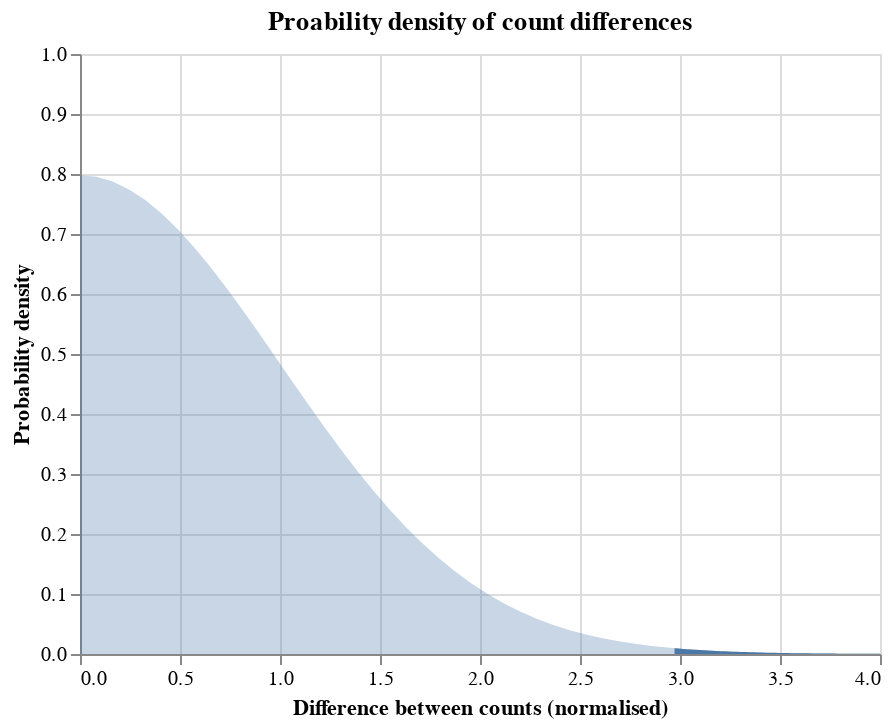

The notebook cell this image was saved under:
### Code cell
result.plot_refdist()

### Figure 1 — Vega-Lite specification as saved in the notebook (floating-point values rounded to 4 significant figures)
{"config": {"view": {"continuousWidth": 400, "continuousHeight": 300}}, "layer": [{"data": {"name": "data-38aa177d9ee8ed6eb6a01438b8976e11"}, "mark": {"type": "area", "opacity": 0.3}, "encoding": {"x": {"axis": {"title": "Difference between counts (normalised)"}, "field": "x", "type": "quantitative"}, "y": {"axis": {"title": "Probability density"}, "field": "y", "scale": {"domain": [0, 1]}, "type": "quantitative"}}, "title": "Proability density of count differences"}, {"data": {"name": "data-8400d10353ec4857e73e6f51707d2738"}, "mark": "area", "encoding": {"x": {"field": "x", "type": "quantitative"}, "y": {"field": "y", "type": "quantitative"}}}], "$schema": "https://vega.github.io/schema/vega-lite/v4.17.0.json", "datasets": {"data-38aa177d9ee8ed6eb6a01438b8976e11": [{"x": 0.0, "y": 0.7979}, {"x": 0.08163, "y": 0.7952}, {"x": 0.1633, "y": 0.7873}, {"x": 0.2449, "y": 0.7743}, {"x": 0.3265, "y": 0.7565}, {"x": 0.4082, "y": 0.7341}, {"x": 0.4898, "y": 0.7077}, {"x": 0.5714, "y": 0.6777}, {"x": 0.6531, "y": 0.6447}, {"x": 0.7347, "y": 0.6092}, {"x": 0.8163, "y": 0.5718}, {"x": 0.898, "y": 0.5331}, {"x": 0.9796, "y": 0.4938}, {"x": 1.061, "y": 0.4543}, {"x": 1.143, "y": 0.4153}, {"x": 1.224, "y": 0.377}, {"x": 1.306, "y": 0.34}, {"x": 1.388, "y": 0.3046}, {"x": 1.469, "y": 0.2711}, {"x": 1.551, "y": 0.2396}, {"x": 1.633, "y": 0.2104}, {"x": 1.714, "y": 0.1836}, {"x": 1.796, "y": 0.1591}, {"x": 1.878, "y": 0.1369}, {"x": 1.959, "y": 0.1171}, {"x": 2.041, "y": 0.09943}, {"x": 2.122, "y": 0.0839}, {"x": 2.204, "y": 0.07031}, {"x": 2.286, "y": 0.05854}, {"x": 2.367, "y": 0.04841}, {"x": 2.449, "y": 0.03977}, {"x": 2.531, "y": 0.03246}, {"x": 2.612, "y": 0.02631}, {"x": 2.694, "y": 0.02119}, {"x": 2.776, "y": 0.01695}, {"x": 2.857, "y": 0.01347}, {"x": 2.939, "y": 0.01063}, {"x": 3.02, "y": 0.008336}, {"x": 3.102, "y": 0.006492}, {"x": 3.184, "y": 0.005023}, {"x": 3.265, "y": 0.003861}, {"x": 3.347, "y": 0.002948}, {"x": 3.429, "y": 0.002235}, {"x": 3.51, "y": 0.001684}, {"x": 3.592, "y": 0.00126}, {"x": 3.673, "y": 0.0009369}, {"x": 3.755, "y": 0.0006918}, {"x": 3.837, "y": 0.0005075}, {"x": 3.918, "y": 0.0003698}, {"x": 4.0, "y": 0.0002677}], "data-8400d10353ec4857e73e6f51707d2738": [{"x": 2.973, "y": 0.009621}, {"x": 2.994, "y": 0.009038}, {"x": 3.014, "y": 0.008486}, {"x": 3.035, "y": 0.007965}, {"x": 3.056, "y": 0.007472}, {"x": 3.077, "y": 0.007006}, {"x": 3.098, "y": 0.006567}, {"x": 3.119, "y": 0.006153}, {"x": 3.14, "y": 0.005762}, {"x": 3.161, "y": 0.005393}, {"x": 3.182, "y": 0.005046}, {"x": 3.203, "y": 0.00472}, {"x": 3.224, "y": 0.004412}, {"x": 3.245, "y": 0.004123}, {"x": 3.266, "y": 0.003851}, {"x": 3.287, "y": 0.003595}, {"x": 3.308, "y": 0.003355}, {"x": 3.329, "y": 0.003129}, {"x": 3.35, "y": 0.002918}, {"x": 3.371, "y": 0.002719}, {"x": 3.392, "y": 0.002533}, {"x": 3.413, "y": 0.002359}, {"x": 3.434, "y": 0.002195}, {"x": 3.455, "y": 0.002042}, {"x": 3.476, "y": 0.001899}, {"x": 3.497, "y": 0.001765}, {"x": 3.518, "y": 0.00164}, {"x": 3.539, "y": 0.001523}, {"x": 3.56, "y": 0.001414}, {"x": 3.581, "y": 0.001312}, {"x": 3.602, "y": 0.001217}, {"x": 3.623, "y": 0.001128}, {"x": 3.644, "y": 0.001045}, {"x": 3.665, "y": 0.0009682}, {"x": 3.685, "y": 0.0008964}, {"x": 3.706, "y": 0.0008295}, {"x": 3.727, "y": 0.0007673}, {"x": 3.748, "y": 0.0007095}, {"x": 3.769, "y": 0.0006557}, {"x": 3.79, "y": 0.0006058}, {"x": 3.811, "y": 0.0005594}, {"x": 3.832, "y": 0.0005163}, {"x": 3.853, "y": 0.0004763}, {"x": 3.874, "y": 0.0004392}, {"x": 3.895, "y": 0.0004049}, {"x": 3.916, "y": 0.000373}, {"x": 3.937, "y": 0.0003436}, {"x": 3.958, "y": 0.0003163}, {"x": 3.979, "y": 0.000291}, {"x": 4.0, "y": 0.0002677}]}}
